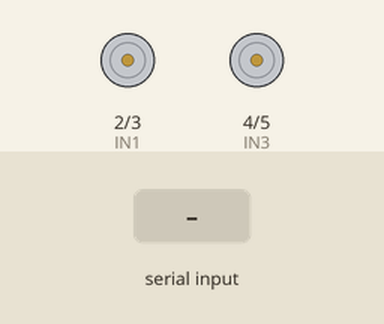
The sketch below on a simulated Arduino Uno, built with avr-gcc and run on an emulated ATmega328P. Shown: motor-driver pin pairs drawn as motors (green arrow = first pin HIGH = forward, orange = second pin HIGH = backward, longer = more drive, scaled by the enable pin). The inputs (shaded band) are chosen by the test bench. What the sketch prints to the serial monitor is not drawn.

Above: at 1.2 s.
1.3 s: "DANCE\n" received over Serial
At 1.9 s:
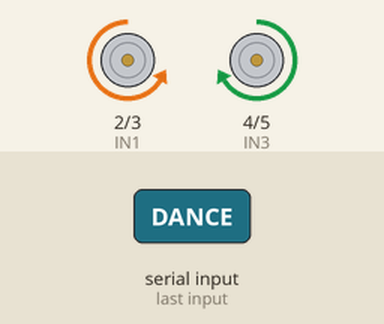
At 2.9 s:
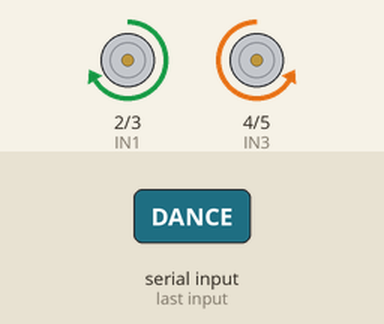
Timing chart, 0 to 10.3 s (numbered marks = the images above; inputs shaded):
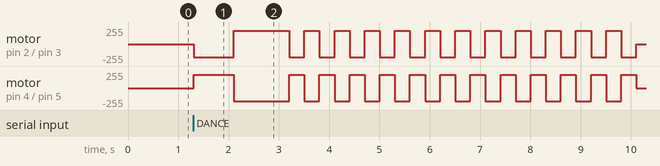

The sketch:

kimo.ino
```cpp
// Kimo Robot Pet — Arduino Motor Controller
// Receives serial commands from Raspberry Pi and drives 4WD chassis via L298N

// --- Pin Definitions ---
// Channel A → Left motors
#define ENA 9   // PWM speed control
#define IN1 2
#define IN2 3

// Channel B → Right motors
#define ENB 10  // PWM speed control
#define IN3 4
#define IN4 5

#define MOTOR_SPEED 200  // 0-255 PWM

void setup() {
  Serial.begin(9600);

  pinMode(ENA, OUTPUT);
  pinMode(IN1, OUTPUT);
  pinMode(IN2, OUTPUT);
  pinMode(ENB, OUTPUT);
  pinMode(IN3, OUTPUT);
  pinMode(IN4, OUTPUT);

  stopMotors();
  Serial.println("KIMO READY");
}

void loop() {
  if (Serial.available() > 0) {
    String cmd = Serial.readStringUntil('\n');
    cmd.trim();

    if      (cmd == "FORWARD")  forward();
    else if (cmd == "BACKWARD") backward();
    else if (cmd == "LEFT")     turnLeft();
    else if (cmd == "RIGHT")    turnRight();
    else if (cmd == "STOP")     stopMotors();
    else if (cmd == "DANCE")    dance();
  }
}

// --- Motor Functions ---

void forward() {
  digitalWrite(IN1, LOW); digitalWrite(IN2, HIGH);   // Left forward
  digitalWrite(IN3, LOW); digitalWrite(IN4, HIGH);   // Right forward
  analogWrite(ENA, MOTOR_SPEED);
  analogWrite(ENB, MOTOR_SPEED);
}

void backward() {
  digitalWrite(IN1, HIGH); digitalWrite(IN2, LOW);   // Left backward
  digitalWrite(IN3, HIGH); digitalWrite(IN4, LOW);   // Right backward
  analogWrite(ENA, MOTOR_SPEED);
  analogWrite(ENB, MOTOR_SPEED);
}

void turnLeft() {
  // Spin in place: left backward, right forward
  digitalWrite(IN1, HIGH); digitalWrite(IN2, LOW);
  digitalWrite(IN3, LOW); digitalWrite(IN4, HIGH);
  analogWrite(ENA, MOTOR_SPEED);
  analogWrite(ENB, MOTOR_SPEED);
}

void turnRight() {
  // Spin in place: left forward, right backward
  digitalWrite(IN1, LOW); digitalWrite(IN2, HIGH);
  digitalWrite(IN3, HIGH); digitalWrite(IN4, LOW);
  analogWrite(ENA, MOTOR_SPEED);
  analogWrite(ENB, MOTOR_SPEED);
}

void stopMotors() {
  digitalWrite(IN1, LOW); digitalWrite(IN2, LOW);
  digitalWrite(IN3, LOW); digitalWrite(IN4, LOW);
  analogWrite(ENA, 0);
  analogWrite(ENB, 0);
}

void dance() {
  // Full 360° spins
  turnRight(); delay(800);   // spin right ~360°
  turnLeft();  delay(800);   // spin left ~360°

  // Frantic giggles (3x original)
  for (int i = 0; i < 12; i++) {
    turnLeft();  delay(300);
    turnRight(); delay(300);
  }
  stopMotors();
}
```
